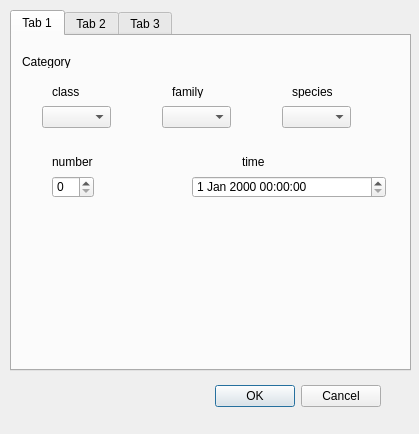
<?xml version="1.0" encoding="UTF-8"?>
<ui version="4.0">
 <class>ainimal_escapeDialogBase</class>
 <widget class="QDialog" name="ainimal_escapeDialogBase">
  <property name="geometry">
   <rect>
    <x>0</x>
    <y>0</y>
    <width>419</width>
    <height>434</height>
   </rect>
  </property>
  <property name="windowTitle">
   <string>whereareanimals</string>
  </property>
  <widget class="QDialogButtonBox" name="button_box">
   <property name="geometry">
    <rect>
     <x>40</x>
     <y>380</y>
     <width>341</width>
     <height>32</height>
    </rect>
   </property>
   <property name="orientation">
    <enum>Qt::Horizontal</enum>
   </property>
   <property name="standardButtons">
    <set>QDialogButtonBox::Cancel|QDialogButtonBox::Ok</set>
   </property>
  </widget>
  <widget class="QTabWidget" name="tabWidget">
   <property name="geometry">
    <rect>
     <x>10</x>
     <y>10</y>
     <width>401</width>
     <height>361</height>
    </rect>
   </property>
   <property name="currentIndex">
    <number>0</number>
   </property>
   <widget class="QWidget" name="tab">
    <attribute name="title">
     <string>Tab 1</string>
    </attribute>
    <widget class="QComboBox" name="comboBox">
     <property name="geometry">
      <rect>
       <x>30</x>
       <y>70</y>
       <width>69</width>
       <height>22</height>
      </rect>
     </property>
    </widget>
    <widget class="QComboBox" name="comboBox_2">
     <property name="geometry">
      <rect>
       <x>150</x>
       <y>70</y>
       <width>69</width>
       <height>22</height>
      </rect>
     </property>
    </widget>
    <widget class="QComboBox" name="comboBox_3">
     <property name="geometry">
      <rect>
       <x>270</x>
       <y>70</y>
       <width>69</width>
       <height>22</height>
      </rect>
     </property>
    </widget>
    <widget class="QLabel" name="label">
     <property name="geometry">
      <rect>
       <x>10</x>
       <y>20</y>
       <width>54</width>
       <height>12</height>
      </rect>
     </property>
     <property name="text">
      <string>Category</string>
     </property>
    </widget>
    <widget class="QLabel" name="label_2">
     <property name="geometry">
      <rect>
       <x>40</x>
       <y>50</y>
       <width>54</width>
       <height>12</height>
      </rect>
     </property>
     <property name="text">
      <string>class</string>
     </property>
    </widget>
    <widget class="QLabel" name="label_3">
     <property name="geometry">
      <rect>
       <x>160</x>
       <y>50</y>
       <width>54</width>
       <height>12</height>
      </rect>
     </property>
     <property name="text">
      <string>family</string>
     </property>
    </widget>
    <widget class="QLabel" name="label_4">
     <property name="geometry">
      <rect>
       <x>280</x>
       <y>50</y>
       <width>54</width>
       <height>12</height>
      </rect>
     </property>
     <property name="text">
      <string>species</string>
     </property>
    </widget>
    <widget class="QSpinBox" name="spinBox">
     <property name="geometry">
      <rect>
       <x>40</x>
       <y>140</y>
       <width>42</width>
       <height>22</height>
      </rect>
     </property>
    </widget>
    <widget class="QLabel" name="label_5">
     <property name="geometry">
      <rect>
       <x>40</x>
       <y>120</y>
       <width>54</width>
       <height>12</height>
      </rect>
     </property>
     <property name="text">
      <string>number</string>
     </property>
    </widget>
    <widget class="QDateTimeEdit" name="dateTimeEdit">
     <property name="geometry">
      <rect>
       <x>180</x>
       <y>140</y>
       <width>194</width>
       <height>22</height>
      </rect>
     </property>
    </widget>
    <widget class="QLabel" name="label_6">
     <property name="geometry">
      <rect>
       <x>230</x>
       <y>120</y>
       <width>54</width>
       <height>12</height>
      </rect>
     </property>
     <property name="text">
      <string>time</string>
     </property>
    </widget>
   </widget>
   <widget class="QWidget" name="tab_2">
    <attribute name="title">
     <string>Tab 2</string>
    </attribute>
   </widget>
   <widget class="QWidget" name="tab_3">
    <attribute name="title">
     <string>Tab 3</string>
    </attribute>
   </widget>
  </widget>
 </widget>
 <resources/>
 <connections>
  <connection>
   <sender>button_box</sender>
   <signal>accepted()</signal>
   <receiver>ainimal_escapeDialogBase</receiver>
   <slot>accept()</slot>
   <hints>
    <hint type="sourcelabel">
     <x>20</x>
     <y>20</y>
    </hint>
    <hint type="destinationlabel">
     <x>20</x>
     <y>20</y>
    </hint>
   </hints>
  </connection>
  <connection>
   <sender>button_box</sender>
   <signal>rejected()</signal>
   <receiver>ainimal_escapeDialogBase</receiver>
   <slot>reject()</slot>
   <hints>
    <hint type="sourcelabel">
     <x>20</x>
     <y>20</y>
    </hint>
    <hint type="destinationlabel">
     <x>20</x>
     <y>20</y>
    </hint>
   </hints>
  </connection>
 </connections>
</ui>
